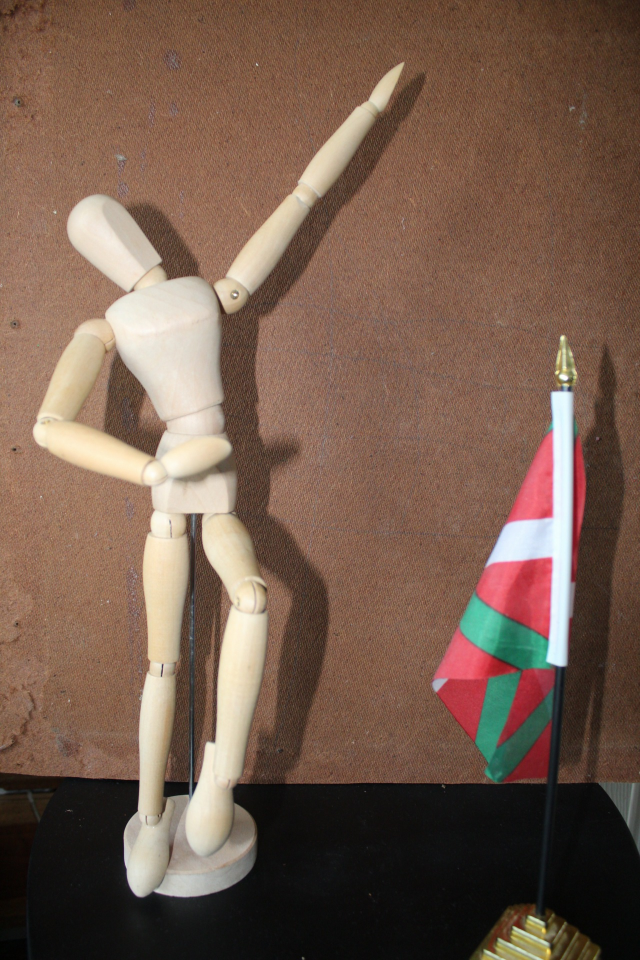
#> input picture src/img/maniqui_bandera_2.JPG, 1280 x 1920 px, found by its file name (shown at 1/2 size)
$ python 01_feature_matching.py
#> lines starting #> are read from the running program, lines starting #| are printed output that depends on the picture
"""
Feature matching using ORB descriptors and Brute-Force (BF) matcher
"""

# Import required packages:
import cv2
from matplotlib import pyplot as plt

def show_img_with_matplotlib(color_img, title, pos):
	""" Shows an image using matplotlib capabilities """

	# Convert BGR image to RGB
	img_RGB = color_img[:, :, ::-1]

	ax = plt.subplot(1, 1, pos)
	plt.imshow(img_RGB)
	plt.title(title)
	plt.axis('off')

# Create the dimensions of the figure and set title:
fig = plt.figure(figsize=(8, 6))
plt.suptitle("ORB + Brute-Force (BF) matcher", fontsize=14, fontweight='bold')
fig.patch.set_facecolor('silver')

# Load the 'query' and 'scene' image:
image_query = cv2.imread('img/maniqui_bandera_2.JPG')#('opencv_logo_with_text.png')
#> image_query is the input picture: shape (1920, 1280, 3); mean B, G, R 78, 93, 118.1
image_scene = cv2.imread('img/maniqui_1_rot.JPG')    #('opencv_logo_with_text_scene.png')
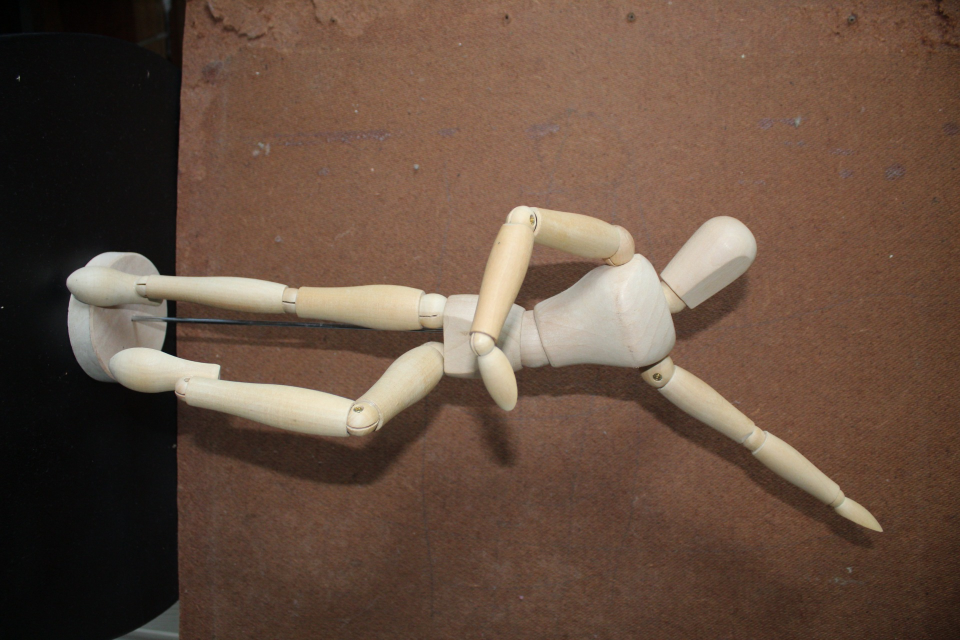
#> input picture src/img/maniqui_1_rot.JPG, 1920 x 1280 px, found by its file name (shown at 1/2 size)
#> image_scene is the input picture: shape (1280, 1920, 3); mean B, G, R 64.2, 78.8, 101.7

# Initiate ORB detector:
orb = cv2.ORB_create()

# Detect the keypoints and compute the descriptors with ORB:
keypoints_1, descriptors_1 = orb.detectAndCompute(image_query, None)
#> keypoints_1 = 500 keypoints; strongest (x, y, size): (1125, 1326, 111.1), (1129, 755, 92.6), (1126, 1329, 92.6), (272, 1562, 92.6)
keypoints_2, descriptors_2 = orb.detectAndCompute(image_scene, None)
#> keypoints_2 = 500 keypoints; strongest (x, y, size): (326, 695, 111.1), (325, 696, 92.6), (323, 699, 64.3), (323, 700, 44.6)

# Create BFMatcher object
# First parameter sets the distance measurement (by default it is cv2.NORM_L2)
# The second parameter crossCheck (which is False by default) can be set to True in order to return only
# consistent pairs in the matching process (the two features in both sets should match each other)
bf_matcher = cv2.BFMatcher(cv2.NORM_HAMMING, crossCheck=True)

# Match descriptors:
bf_matches = bf_matcher.match(descriptors_1, descriptors_2)
#> bf_matches = 122 matches

# Sort the matches in the order of their distance:
bf_matches = sorted(bf_matches, key=lambda x: x.distance)

# Draw first 20 matches:
result = cv2.drawMatches(image_query, keypoints_1, image_scene, keypoints_2, bf_matches[:20], None, matchColor=(255, 255, 0), singlePointColor=(255, 0, 255), flags=0)
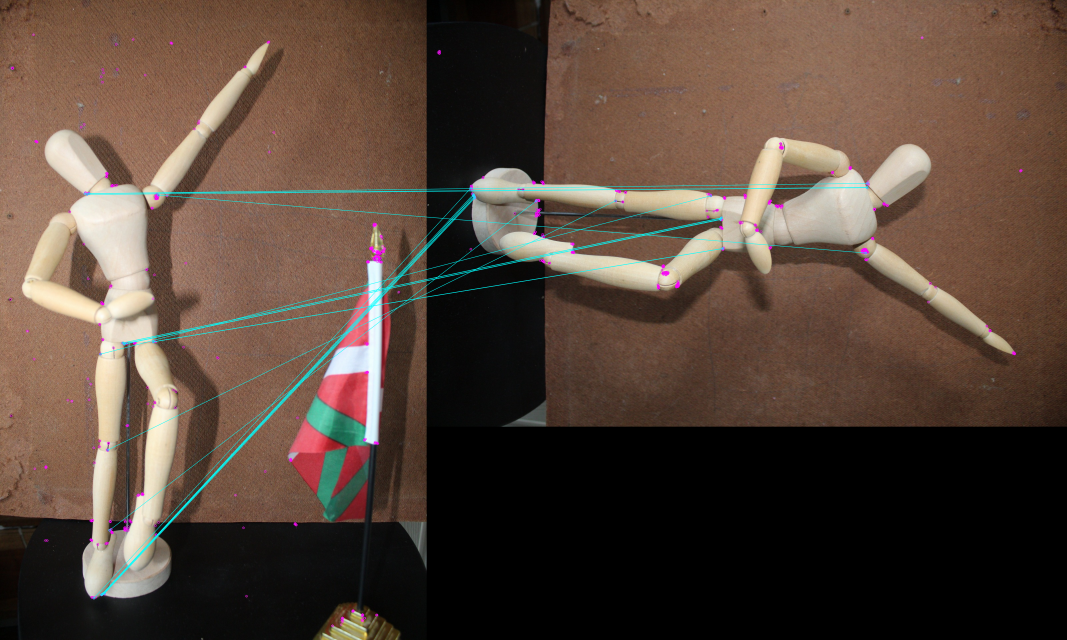
#> result: shape (1920, 3200, 3) (shown at 1/3 size); mean B, G, R 58.3, 69.6, 87.3

# Plot the images:
show_img_with_matplotlib(result, "Correspondencias entre Imágenes", 1)

plt.savefig("src/lab5/out/MatchingResults.png", dpi=600)

# Show the Figure:
plt.show()
